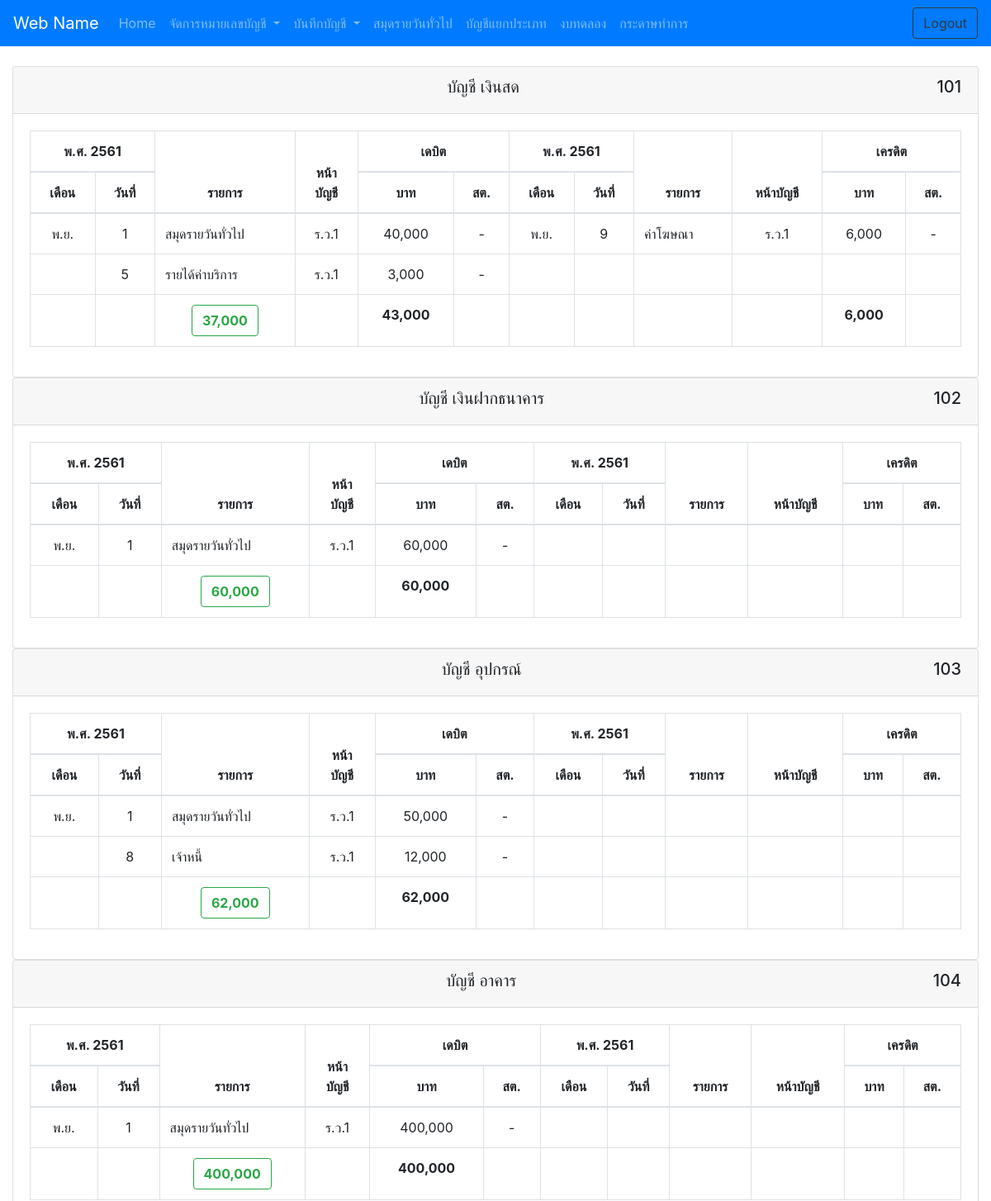
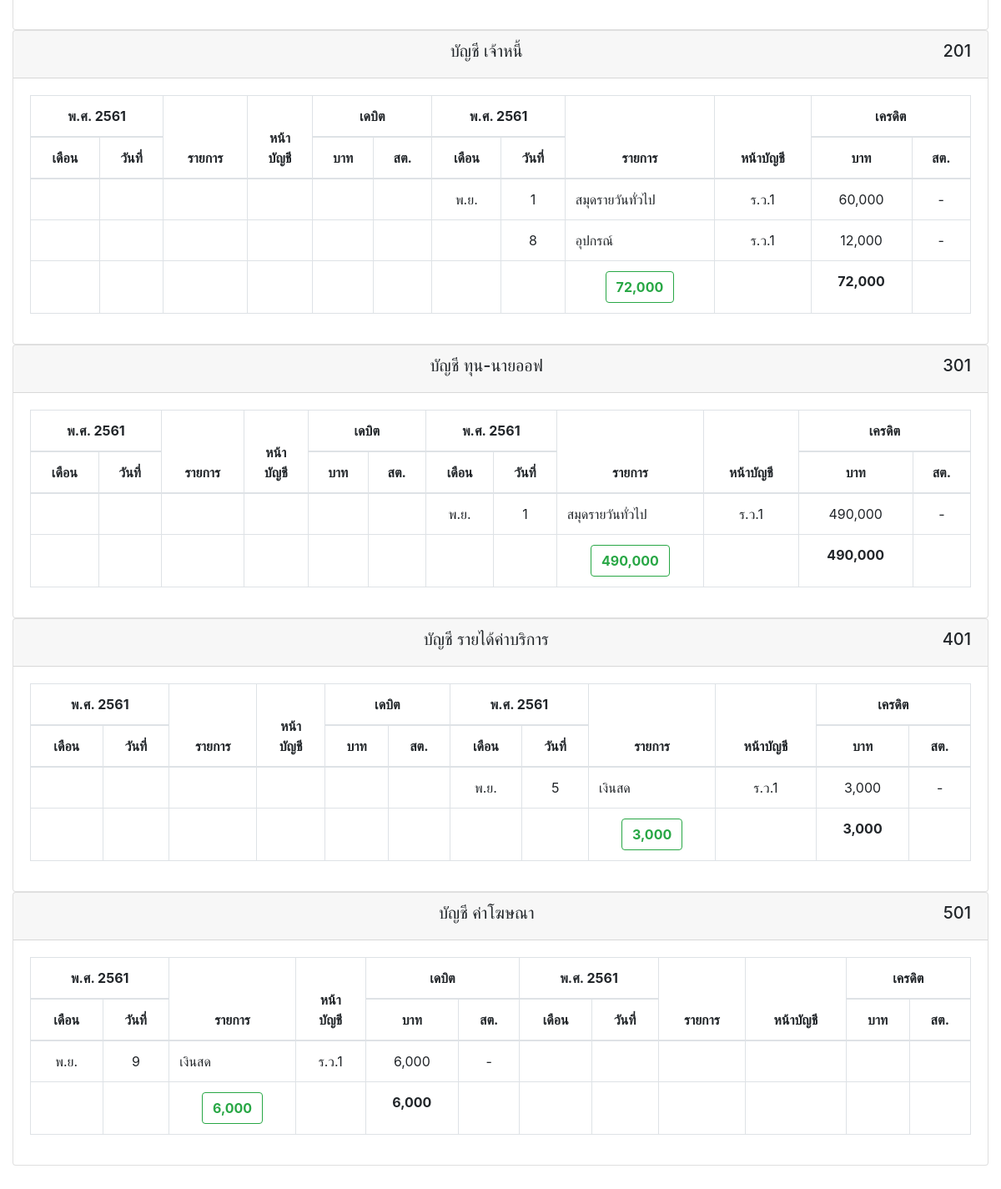
/?menu=acc-ledger-show, run on the app's committed database (2 pictures, top to bottom).
### tables this page shows
CREATE TABLE `tb_account_number` (
  `id` int(11) NOT NULL,
  `acc_number` int(11) NOT NULL,
  `acc_title` varchar(255) NOT NULL
);

CREATE TABLE `tb_account_book` (
  `id` int(11) NOT NULL,
  `date` date NOT NULL,
  `detail` varchar(255) DEFAULT NULL,
  `id_acc` int(11) DEFAULT NULL,
  `cost` decimal(9,2) DEFAULT NULL,
  `status` enum('debit','credit','note') NOT NULL
);

### acc-ledger-show.php (the view, shortened to what this page needs)
<div class="container-fluid">
    <?php
    $arr_month = ["","ม.ค.","ก.พ.","มี.ค.","เม.ย.","พ.ค.","มิ.ย.","ก.ค.","ส.ค.","ก.ย.","ต.ค.","พ.ย.","ธ.ค."];
    ?>
    <br>
    <div class="row">
        <div class="col-md-12">
            <?php
                    $sql = "SELECT * FROM tb_account_book GROUP BY YEAR(date) ORDER BY YEAR(date) ASC";
                    $queryYear = mysqli_query($conn, $sql);
                    while($rowYear = mysqli_fetch_array($queryYear)){
                        $year = date("Y", strtotime($rowYear['date'])) + 543;
            ?>
            <?php
            $sql = "SELECT * FROM tb_account_number ORDER BY acc_number";
            $query = mysqli_query($conn, $sql);
                while ($rowAccNum = mysqli_fetch_array($query)) {
                    $id_acc = $rowAccNum['id'];
                    $Root_Arr = array();
                   $sql = "SELECT * FROM tb_account_book WHERE id_acc = '$id_acc' AND status = 'debit' ORDER BY date ASC, id ASC";
                   $queryBook = mysqli_query($conn, $sql);
                   $indexDebit = 0;
                   while($rowBook = mysqli_fetch_array($queryBook)){
                       $date = $rowBook['date'];
                       $countBook = mysqli_fetch_array(mysqli_query($conn,
                       "SELECT COUNT(*) as count_book
                       FROM tb_account_book
                       WHERE date = '$date' AND status = 'credit'  "));
                       $acc_title = "";
                       if($countBook['count_book'] > 1){
                           $acc_title = "สมุดรายวันทั่วไป";
                       }else{
                           $getTitleBook = mysqli_fetch_array(mysqli_query($conn,
                           "SELECT n.acc_title as acc_title
                            FROM tb_account_number n, tb_account_book b
                            WHERE n.id = b.id_acc AND b.date = '$date' AND b.status = 'credit' "));
                            $acc_title = $getTitleBook['acc_title'];
                       }
                       $debitArr = array(
                        'id' => $rowBook['id'].'' ,
                        'date' => $rowBook['date'].'' ,
                        'acc_title' => $acc_title.'' ,
                        'detail' => $rowBook['detail'].'' ,
                        'id_acc' => $rowBook['id_acc'].'' ,
                        'acc_page' => 'ร.ว.1' ,
                        'cost' => $rowBook['cost'].'' ,
                        'status' => $rowBook['status'].''
                    );
                    $Root_Arr[$indexDebit]['debit'] = $debitArr;
                    $indexDebit++;
                }
                 $sql = "SELECT * FROM tb_account_book WHERE id_acc = '$id_acc' AND status = 'credit'  ORDER BY date, id ASC ";
                 $queryBook = mysqli_query($conn, $sql);
                 $indexCredit = 0;
                 while($rowBook = mysqli_fetch_array($queryBook)){
                     $date = $rowBook['date'];
                     $countBook = mysqli_fetch_array(mysqli_query($conn,
                     "SELECT COUNT(*) as count_book
                     FROM tb_account_book
                     WHERE date = '$date' AND status = 'debit' "));
                     $acc_title = "";
                     if($countBook['count_book'] > 1){
                         $acc_title = "สมุดรายวันทั่วไป";
                     }else{
                         $getTitleBook = mysqli_fetch_array(mysqli_query($conn,
                         "SELECT n.acc_title as acc_title
                          FROM tb_account_number n, tb_account_book b
                          WHERE n.id = b.id_acc AND b.date = '$date' AND b.status = 'debit' "));
                          $acc_title = $getTitleBook['acc_title'];
                     }
                     $creditArr = array(
                         'id' => $rowBook['id'].'' ,
                         'date' => $rowBook['date'].'' ,
                         'acc_title' => $acc_title.'' ,
                         'detail' => $rowBook['detail'].'' ,
                         'id_acc' => $rowBook['id_acc'].'' ,
                         'acc_page' => 'ร.ว.1' ,
                         'cost' => $rowBook['cost'].'' ,
                         'status' => $rowBook['status'].''
                     );
                     $Root_Arr[$indexCredit]['credit'] = $creditArr;
                     $indexCredit++;
                 }
            ?>
            <div class="card">
                <div class="card-header text-center">
                    <span class="h5 align=middle">บัญชี <?=$rowAccNum['acc_title']?></span>
                    <span class="pull-right h5"><?=$rowAccNum['acc_number']?></span>
                </div>
                <div class="card-body">
                    <table class="table table-bordered table-hover">
                        <thead>
                            <tr class="text-center">
                                <th colspan="2">พ.ศ.
                                    <?=$year?>
                                </th>
                                <th rowspan="2">รายการ</th>
                                <th rowspan="2">หน้า<br>บัญชี</th>
                                <th colspan="2">เดบิต</th>
                                <th colspan="2">พ.ศ.
                                    <?=$year?>
                                </th>
                                <th rowspan="2">รายการ</th>
                                <th rowspan="2">หน้าบัญชี</th>
                                <th colspan="2">เครดิต</th>
                            </tr>
                            <tr class="text-center">
                                <th>เดือน</th>
                                <th>วันที่</th>
                                <th>บาท</th>
                                <th>สต.</th>
                                <th>เดือน</th>
                                <th>วันที่</th>
                                <th>บาท</th>
                                <th>สต.</th>
                            </tr>
                        </thead>
                        <?php
                        $total_debit = 0;
                        $total_credit = 0;
                        $check_month_duplicate = 0;
                        $check_day_duplicate = 0;
                        for($i = 0; $i < count($Root_Arr); $i++ ){
                        ?>
                        <tr class="text-center">
                                <td>
                                    <?php
                                        if ($Root_Arr[$i]['debit']['date'] != null) {
                                            $month = date("m", strtotime($Root_Arr[$i]['debit']['date']));
                                            if ($check_month_duplicate != $month ) {
                                               echo $arr_month[(int)$month];
                                            }
                                        }
                                    ?>
                                </td>
                                <td>
                                    <?php
                                        if ($Root_Arr[$i]['debit']['date'] != null) {
                                            $day = date("d", strtotime($Root_Arr[$i]['debit']['date']));
                                            if ($check_day_duplicate != $day ) {
                                               echo (int)$day;
                                            }
                                        }
                                    ?>
                                </td>
                            <td class="text-left"><?=$Root_Arr[$i]['debit']['acc_title']?></td>
                            <td><?=$Root_Arr[$i]['debit']['acc_page']?></td>
                            <td>
                            <?php
                            if ($Root_Arr[$i]['debit']['cost'] != '') {
                                $total_debit = $total_debit + (int)$Root_Arr[$i]['debit']['cost'];
                                echo number_format($Root_Arr[$i]['debit']['cost']);
                            }
                            ?>
                            </td>
                            <td>
                            <?php
                                $splits = explode(".","".$Root_Arr[$i]['debit']['cost']);
                                if ($splits[1] == "00") {
                                   echo "-";
                                } else {
                                   echo $splits[1];
                                }
                            ?>
                            </td>
                            <td>
                                    <?php
                                        if ($Root_Arr[$i]['credit']['date'] != null) {
                                            $month = date("m", strtotime($Root_Arr[$i]['credit']['date']));
                                            if ($check_month_duplicate != $month ) {
                                               echo $arr_month[(int)$month];
                                            }
                                        }
                                    ?>
                                </td>
                                <td>
                                    <?php
                                        if ($Root_Arr[$i]['credit']['date'] != null) {
                                            $day = date("d", strtotime($Root_Arr[$i]['credit']['date']));
                                            if ($check_day_duplicate != $day ) {
                                               echo (int)$day;
                                            }
                                        }
                                    ?>
                                </td>
                            <td class="text-left"><?=$Root_Arr[$i]['credit']['acc_title']?></td>
                            <td><?=$Root_Arr[$i]['credit']['acc_page']?></td>
                            <td>
                            <?php
                            if ($Root_Arr[$i]['credit']['cost'] != '') {
                                $total_credit = $total_credit + (int)$Root_Arr[$i]['credit']['cost'];
                                echo number_format($Root_Arr[$i]['credit']['cost']);
                            }
                            ?>
                            </td>
                            <td>
                            <?php
                                $splits = explode(".","".$Root_Arr[$i]['credit']['cost']);
                                if ($splits[1] == "00") {
                                   echo "-";
                                } else {
                                   echo $splits[1];
                                }
                            ?>
                            </tr>
                        <?php
                        $check_month_duplicate = $month;
                        }
                        ?>
                        <tfoot class="text-center">
                            <tr>
                                <th></th>
                                <th></th>
                                <th>
                                    <?php
                                        if ($total_debit >= $total_credit) {
                                            ?>
                                            <button class="btn btn-outline-success"><b><?=number_format($total_debit - $total_credit)?></b></button>
                                            <?php
                                        }
                                    ?>
                                </th>
                                <th></th>
                                <th class="text=right">
                                    <?php
                                       if ($total_debit > 0) {
                                           echo number_format($total_debit);
                                       }
                                    ?>
                                </th>
                                <th>
                                </th>
                                <th></th>
                                <th></th>
                                <th>
                                    <?php
                                        if ($total_credit >= $total_debit) {
                                            ?>
                                            <button class="btn btn-outline-success"><b><?=number_format($total_credit - $total_debit)?></b></button>
                                            <?php
                                        }
                                    ?>
                                </th>
                                <th></th>
                                <th class="text=right">
                                    <?php
                                       if ($total_credit > 0) {
                                           echo number_format($total_credit);
                                       }
                                    ?>
                                </th>
                                <th>
                                </th>
                            </tr>
                        </tfoot>
                    </table>
                </div>
            </div>
            <?php
                }
            ?>
        <?php
            }
        ?>
        </div>
    </div>
</div>

### assets/css/sticky-footer-navbar.css (style rules this page uses)
html { position: relative; min-height: 100%; }
body { margin-bottom: 60px; }

### data on the page
tb_account_book: date "2561", date "พ.ย.", date "1", cost "40,000"
tb_account_number: acc_title "เงินสด", acc_number "101", acc_title "สมุดรายวันทั่วไป", acc_page "ร.ว.1", tb_account_book.date "พ.ย.", tb_account_book.date "9", acc_title "ค่าโฆษณา", tb_account_book.cost "6,000", tb_account_book.date "5", acc_title "รายได้ค่าบริการ", tb_account_book.cost "3,000", total_credit "37,000", total_debit "43,000", total_credit "6,000"
tb_account_number: acc_title "เงินฝากธนาคาร", acc_number "102", tb_account_book.date "พ.ย.", tb_account_book.date "1", acc_title "สมุดรายวันทั่วไป", acc_page "ร.ว.1", tb_account_book.cost "60,000", total_credit "60,000", total_debit "60,000"
tb_account_number: acc_title "อุปกรณ์", acc_number "103", tb_account_book.date "พ.ย.", tb_account_book.date "1", acc_title "สมุดรายวันทั่วไป", acc_page "ร.ว.1", tb_account_book.cost "50,000", tb_account_book.date "8", acc_title "เจ้าหนี้", tb_account_book.cost "12,000", total_credit "62,000", total_debit "62,000"
tb_account_number: acc_title "อาคาร", acc_number "104", tb_account_book.date "พ.ย.", tb_account_book.date "1", acc_title "สมุดรายวันทั่วไป", acc_page "ร.ว.1", tb_account_book.cost "400,000", total_credit "400,000", total_debit "400,000"
tb_account_number: acc_title "เจ้าหนี้", acc_number "201", tb_account_book.date "พ.ย.", tb_account_book.date "1", acc_title "สมุดรายวันทั่วไป", acc_page "ร.ว.1", tb_account_book.cost "60,000", tb_account_book.date "8", acc_title "อุปกรณ์", tb_account_book.cost "12,000", total_debit "72,000", total_credit "72,000"
tb_account_number: acc_title "ทุน-นายออฟ", acc_number "301", tb_account_book.date "พ.ย.", tb_account_book.date "1", acc_title "สมุดรายวันทั่วไป", acc_page "ร.ว.1", tb_account_book.cost "490,000", total_debit "490,000", total_credit "490,000"
tb_account_number: acc_title "รายได้ค่าบริการ", acc_number "401", tb_account_book.date "พ.ย.", tb_account_book.date "5", acc_title "เงินสด", acc_page "ร.ว.1", tb_account_book.cost "3,000", total_debit "3,000", total_credit "3,000"
tb_account_number: acc_title "ค่าโฆษณา", acc_number "501", tb_account_book.date "พ.ย.", tb_account_book.date "9", acc_title "เงินสด", acc_page "ร.ว.1", tb_account_book.cost "6,000", total_credit "6,000", total_debit "6,000"
